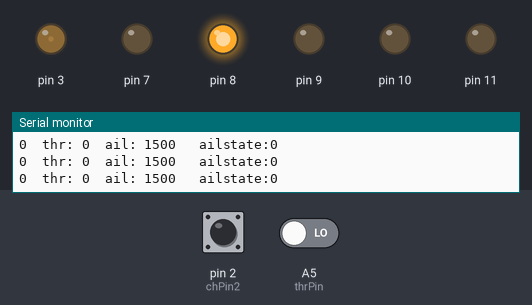
This sketch was run on a simulated Arduino Uno, built with avr-gcc and run on an emulated ATmega328P. Shown: output pins drawn as LEDs (lit = HIGH), the last lines printed to the serial monitor. Dashed ring = blinking. The inputs (shaded band) are chosen by the test bench; at power-on: pin 2 (chPin2) LOW, A5 (thrPin) LOW. Random numbers use the default seed unless the sketch sets one.

Above: at 5.2 s.
5.3 s: pin 2 (chPin2) pulsed HIGH 2 times (0.12 s each, 0.3 s apart)
At 5.5 s:
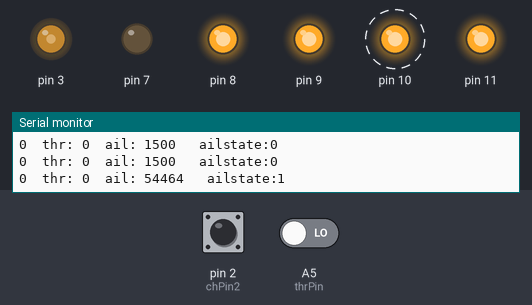
At 6.12 s:
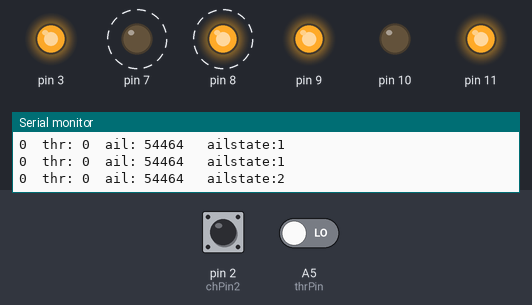
Timing chart, 0 to 17.3 s (numbered marks = the images above; inputs shaded):
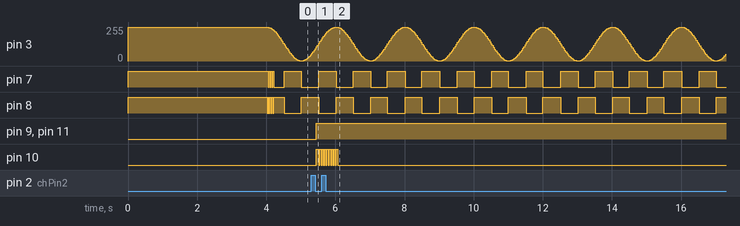

The sketch:

bugatti_fsm_prot.ino
```cpp
/* Bugatti di Antonino

Outputs:
   2 LED / Strisce laterali che lampeggiano alternativamente
   1 LED in PWM per il motore
   1 Striscia RGB sotto per tutta la lunghezza delle ali

Inputs:
   Lettura del canale Throttle (3) con la funzione Pulsein
   Lettura alettoni con interrupt 0 (PIN2)

*/

#include <common.h>
#define DEBUG

// LED disponibili
Lampeggiatore left = 7;
Lampeggiatore right = 8;
Pwm motore = 3;

// RGB
RGBLed ailerons(11,10,9,255); // Common Cat
    // Transizione: lampeggiatori sui PIN RGB
    Lampeggiatore sxLamp(10); // Lampeggiatore
    Lampeggiatore dxLamp(9); // Lampeggiatore
//Pwm rsotto = 6;
//Pwm gsotto = 5;
//Pwm bsotto = 3;


// Var thr
//////////////// !!!! cambiare thrIn
const byte thrPin = A5; // PIN collegato al CH3
byte thr ;  // Throttle a 8bit
int thrIn ; // Valore del th in ingresso dal servo

// Variabili per interrupt 0 su PIN 2
volatile unsigned int ail = 1500; // Valore computato
volatile unsigned int chStart2 = 1500; // Inizio rilevamento

// Variabili per autocalibrazione 0
const byte chPin2 = 2; // PIN per la calibrazione
int mid_point2 = 1500;

// Vars Alettoni
int mid_point = 1560 ; // centro del segnale, trimmato nel setup
const int deviation = 50 ; // deviazione dal punto medio
        //per entrare nello stato successivo dal centro


// FSM gestione alettoni
enum  { // Stati della FMS
    middle,   // centrale
    sxin,     // transizione a sx
    sx,       // sx
    dxin,     // transizione a dx
    dx        // dx
} ailstate  = middle;

// Vars FSM
unsigned long FSM_lastMillis = 0 ; // Timestamp per la FSM degli alettoni
unsigned long pausa = 600;  // Pausa per la transizione durante gli stati 2, 4 della FSM

// Variabili comuni:
unsigned long currentMillis; // timestamp reference per millis per tutto il loop
byte caso ; // Valore random


void setup() {
  // I PINs vengono impostati dal constructor al momento
  // della dichiarazione dell'ogetto.
  pinMode(thrPin,INPUT);
  right.Invert() ;  // Opzionale: inverte l'ordine del lampeggio da

  attachInterrupt(0, chRise2, RISING); // PIN 2 su 328p / 168

  randomSeed(analogRead(0));

  // Test iniziale dei LED per verifica contatti:
  left.High();
  right.High();
  ailerons.White();
  motore.Set(255);
  delay(4000);


#ifdef DEBUG
   Serial.begin(9600);
#endif
}

void loop() {
currentMillis = millis(); // Timestamp per tutto il loop

// Lettura CH3
  thrIn = pulseIn(thrPin, HIGH, 25000);
  // Hint: thrIn andrebbe calibrato son un Serial.write
  if (thrIn != 0) {
thr = map(thrIn, 960, 2000, 0, 255);
};

// Gestione throttle
  if (thr >= 0 && thr < 15) {
    // IDLE

    right.Blink();
    left.Blink();
    motore.UD(2000);
  } else if (thr < 245) {
    // Throttle medio

    right.Blink(1120 - 4 * thr );
    left.Blink(1120 - 4 * thr );
    motore.lSet(thr);   // Luminosita' proporzionale al throttle
  } else {
    // Throttle al massimo: LED laterali lampeggiano a caso,
    // Sotto luminosita' a caso

    caso = random(20, 240) ;
    right.Swap();
    left.Swap();
    motore.lSet(caso);
    delay(caso);
  }


  //// Ailerons:
 switch (ailstate) {
    case middle:
        ailerons.White();
        // Alettoni piatti
        if (ail > mid_point + deviation + deviation /3) {
            // extra margine per avere un po' di gioco
            ailstate = sxin;
            ailerons.Off();
            FSM_lastMillis = currentMillis;
        }
        else if (ail < mid_point - deviation - deviation / 3) {
            ailstate = dxin;
            ailerons.Off();
            FSM_lastMillis = currentMillis ;
        } ;
        break;

    case sxin:
        // Transizione a sx
        sxLamp.Blink(150);
        if (currentMillis - pausa > FSM_lastMillis ) {
            ailstate = sx;
        }
        break;

    case sx:
        ailerons.Green();
        if (ail < mid_point + deviation) {
            ailstate = middle;
        }
        else if (ail < mid_point - deviation) {
            FSM_lastMillis = currentMillis;
            ailstate = dxin;
        } ;
        break;

    case dxin:
        // Transizione a dx
        dxLamp.Blink(150);
        if (currentMillis - pausa > FSM_lastMillis ) {
            ailstate = dx;
        }
        break;

    case dx:
        ailerons.Blue();
        if (ail > mid_point - deviation) {
            ailstate = middle;
        }
        else if (ail > mid_point + deviation) {
            FSM_lastMillis = currentMillis;
            ailstate = dxin;
        } ;
        break;
    }

#ifdef DEBUG
Serial.print(thrIn);
    Serial.print("\tthr: ");
Serial.print(thr);
    Serial.print("\tail: ");
    Serial.print(ail);
    Serial.print("\t ailstate:");
    Serial.println(ailstate);
#endif
}
// ISRs
void chRise2() {
    attachInterrupt(0, chFall2, FALLING);
    chStart2 = micros();
}

void chFall2() {
    attachInterrupt(0, chRise2, RISING);
    ail = micros() - chStart2;
}
```

Measured:
- after the input at 5.3 s, pin 9, pin 11: LOW → HIGH after 0.15 s; pin 10: alternates HIGH for 0.03 s and LOW for 0.03 s, 18 changes in all, then stays LOW, starting after 0.15 s
- by itself, pin 7: alternates HIGH for 0.51 s and LOW for 0.48 s
- by itself, pin 8: alternates HIGH for 0.48 s and LOW for 0.51 s
